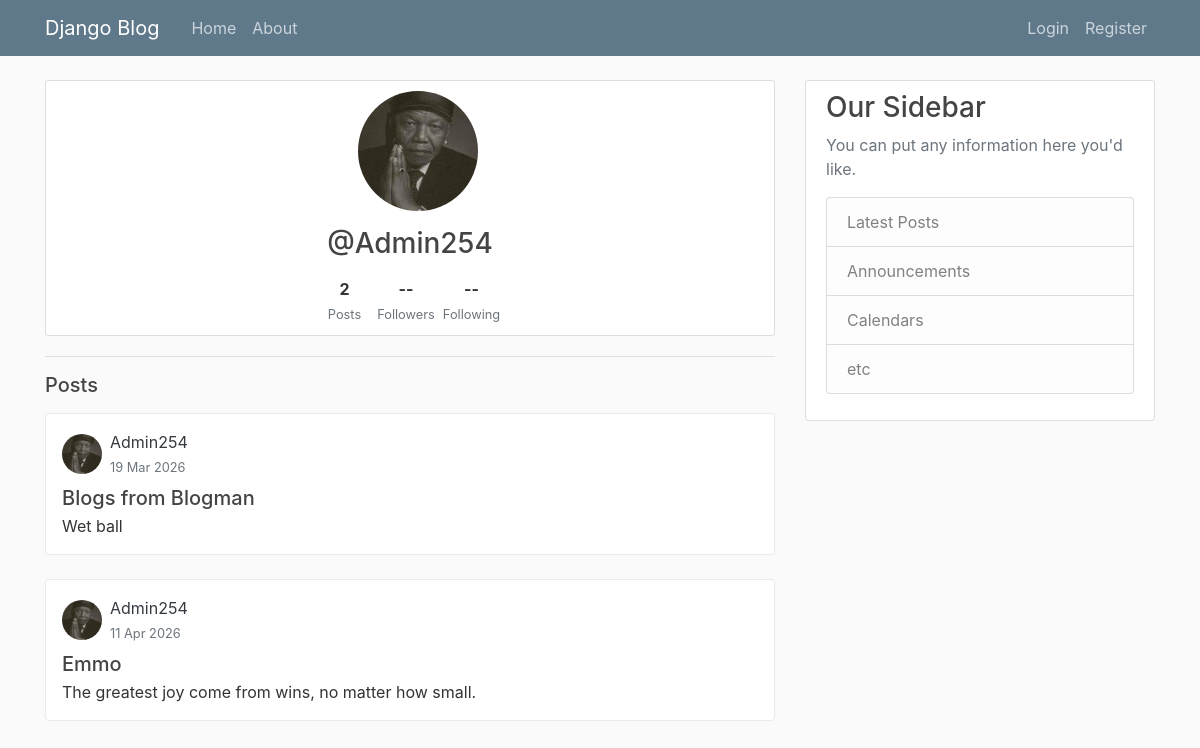
/user/Admin254/, run on an earlier commit of the app's database.
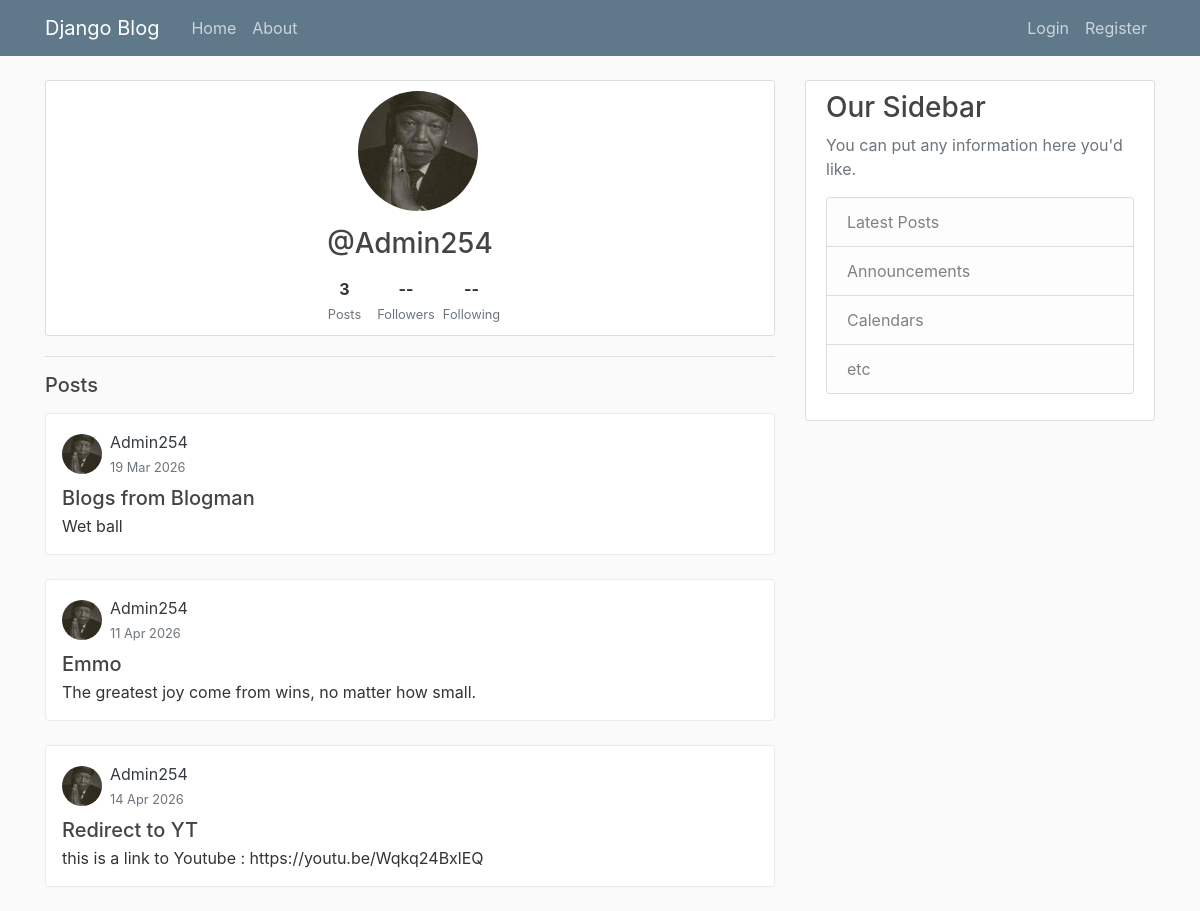
And on a later commit of the database.
### blog/models.py (models this page shows, shortened)
class Post(models.Model):
    title = models.CharField(max_length=100)
    content = models.TextField()
    date_posted = models.DateTimeField(default=timezone.now)
    author = models.ForeignKey(User, on_delete=models.CASCADE)

### users/models.py (models this page shows, shortened)
class Profile(models.Model):
    user = models.OneToOneField(User, on_delete=models.CASCADE)
    image = models.ImageField(default='default.jpg', upload_to='profile_pics')

### blog/views.py (the view)
# urls.py: path('user/<str:username>/', views.user_posts, name='user-posts'),
def user_posts(request, username):
    user = get_object_or_404(User, username=username)
    posts = Post.objects.filter(author=user)
    context = {
        'view_user': user,
        'posts': posts
    }
    return render(request, 'blog/user_posts.html', context)

### blog/templates/blog/user_posts.html (shortened to what this page needs)
{% extends "blog/base.html" %}
{% block content %}
<div class="content-section text-center">
  <img
    class="rounded-circle mb-3 ml-3"
    src="{{ view_user.profile.image.url }}"
    style="width: 120px; height: 120px; object-fit: cover;"
  >
  <h3 class="mb-1">@{{ view_user.username }}</h3>
  <div class="d-flex justify-content-center gap-4 mt-3">
    <div>
      <strong>{{ posts|length }}</strong><br>
      <small class="text-muted mx-2 ">Posts</small>
    </div>
    <div>
      <strong>--</strong><br>
      <small class="text-muted mx-2 ">Followers</small>
    </div>
    <div>
      <strong>--</strong><br>
      <small class="text-muted mx-auto ">Following</small>
    </div>
  </div>
</div>
<hr>
<h5 class="mb-3">Posts</h5>
{% for post in posts %}
  <article class="content-section mb-4 p-3 rounded" style="border: 1px solid #eaeaea;">
    <div class="d-flex align-items-center mb-2">
      <img
        class="rounded-circle me-2"
        src="{{ post.author.profile.image.url }}"
        style="width: 40px; height: 40px; object-fit: cover;"
      >
      <div class = "ml-2 ">
        <a href="{% url 'user-posts' post.author.username %}" class="fw-bold text-dark">
          {{ post.author }}
        </a><br>
        <small class="text-muted">
          {{ post.date_posted|date:"d M Y" }}
        </small>
      </div>
    </div>
    <h5 class="mb-1">{{ post.title }}</h5>
    <p class="mb-0">{{ post.content }}</p>
  </article>
{% empty %}
  <p class="text-muted">This user has no posts yet.</p>
{% endfor %}
{% endblock %}

What changed in the data, as far as the page shows it:
added Post: author.profile.image (picture), author "Admin254", date_posted "14 Apr 2026", title "Redirect to YT", content "this is a link to Youtube : https://youtu.be/Wqkq24BxlEQ"
Also different on the page:
{{ posts|length }}: "2" → "3"
